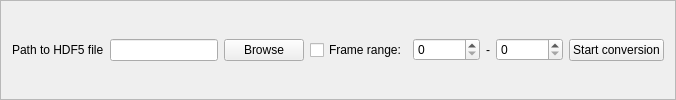
        <widget class="QFrame" name="frame_2">
         <property name="frameShape">
          <enum>QFrame::StyledPanel</enum>
         </property>
         <property name="frameShadow">
          <enum>QFrame::Raised</enum>
         </property>
         <layout class="QHBoxLayout" name="horizontalLayout_5">
          <item>
           <widget class="QLabel" name="label_23">
            <property name="text">
             <string>Path to HDF5 file</string>
            </property>
           </widget>
          </item>
          <item>
           <widget class="QLineEdit" name="lineEdit_2">
            <property name="enabled">
             <bool>true</bool>
            </property>
            <property name="readOnly">
             <bool>true</bool>
            </property>
           </widget>
          </item>
          <item>
           <widget class="QPushButton" name="pushButton_3">
            <property name="toolTip">
             <string>&lt;html&gt;&lt;head/&gt;&lt;body&gt;&lt;p&gt;Open a file dialog to select an output file path&lt;/p&gt;&lt;/body&gt;&lt;/html&gt;</string>
            </property>
            <property name="text">
             <string>Browse</string>
            </property>
           </widget>
          </item>
          <item>
           <widget class="QCheckBox" name="checkBox_13">
            <property name="toolTip">
             <string>&lt;html&gt;&lt;head/&gt;&lt;body&gt;&lt;p&gt;Limit the export to the first few frames. Mostly useful if part of the file is corrupted.&lt;/p&gt;&lt;/body&gt;&lt;/html&gt;</string>
            </property>
            <property name="text">
             <string>Frame range:</string>
            </property>
           </widget>
          </item>
          <item>
           <widget class="QSpinBox" name="spinBox_19">
            <property name="maximum">
             <number>999999999</number>
            </property>
           </widget>
          </item>
          <item>
           <widget class="QLabel" name="label_36">
            <property name="text">
             <string>-</string>
            </property>
           </widget>
          </item>
          <item>
           <widget class="QSpinBox" name="spinBox_18">
            <property name="maximum">
             <number>999999999</number>
            </property>
           </widget>
          </item>
          <item>
           <widget class="QPushButton" name="pushButton_6">
            <property name="toolTip">
             <string>&lt;html&gt;&lt;head/&gt;&lt;body&gt;&lt;p&gt;Convert the TVIPS format to the intermediate HDF5 format. Data will be pre-processed and stored according to the settings in the pre-processing column!&lt;/p&gt;&lt;/body&gt;&lt;/html&gt;</string>
            </property>
            <property name="text">
             <string>Start conversion</string>
            </property>
           </widget>
          </item>
         </layout>
        </widget>
